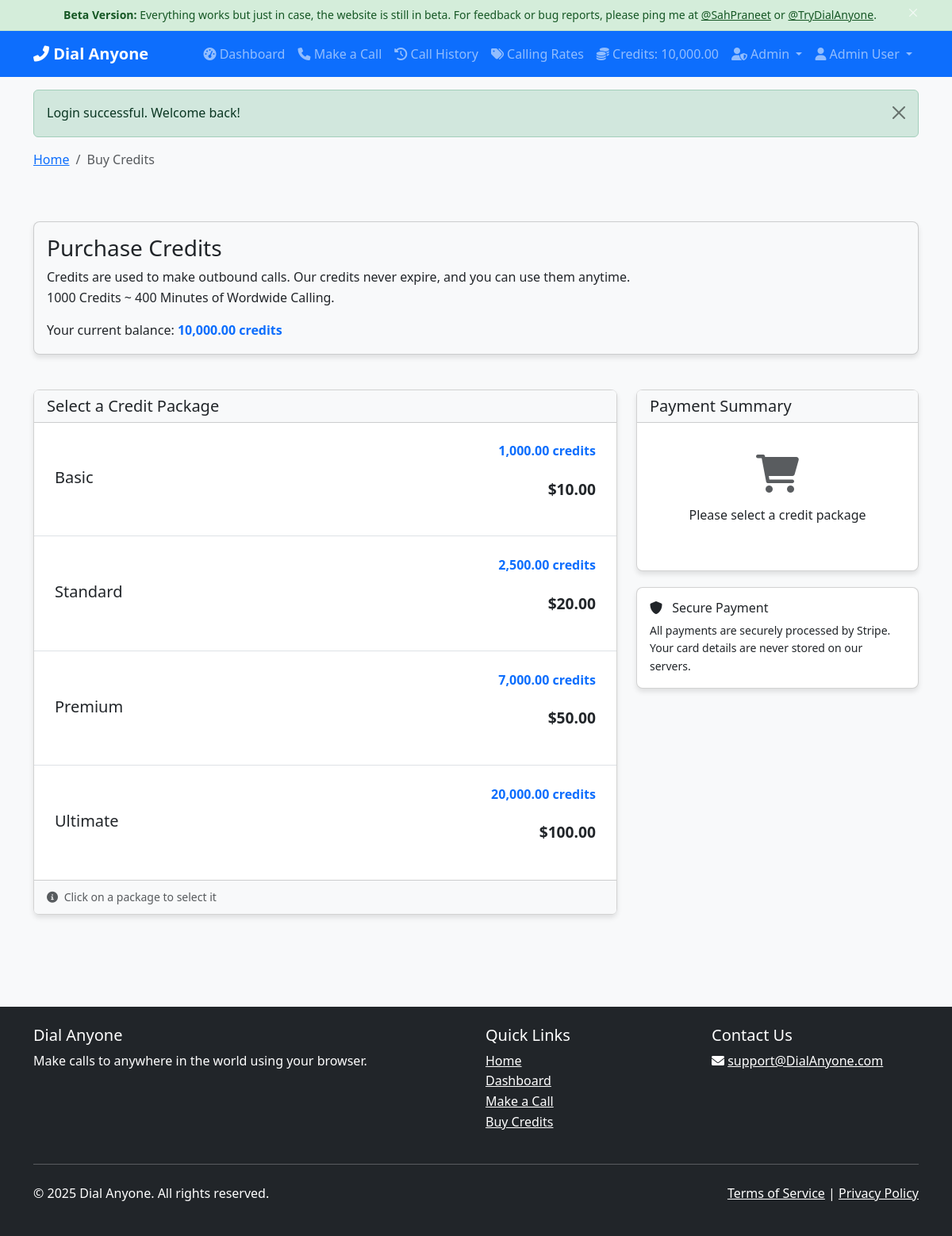
Screenshot of /index.php?page=credits (signed in) with the database file from the repository.
### tables this page shows
CREATE TABLE users (
    id INT AUTO_INCREMENT PRIMARY KEY,
    name VARCHAR(100) NOT NULL,
    email VARCHAR(100) NOT NULL UNIQUE,
    phone_number VARCHAR(20) NOT NULL UNIQUE,
    password VARCHAR(255) NOT NULL,
    credits DECIMAL(10, 2) DEFAULT 0.00,
    is_phone_verified TINYINT(1) DEFAULT 0,
    verification_code VARCHAR(10) NULL,
    auto_topup TINYINT(1) DEFAULT 0,
    topup_package INT DEFAULT 1,
    is_admin TINYINT(1) DEFAULT 0,
    created_at TIMESTAMP DEFAULT CURRENT_TIMESTAMP,
    updated_at TIMESTAMP DEFAULT CURRENT_TIMESTAMP ON UPDATE CURRENT_TIMESTAMP
);

CREATE TABLE credit_packages (
    id INT AUTO_INCREMENT PRIMARY KEY,
    name VARCHAR(50) NOT NULL,
    credits INT NOT NULL,
    price DECIMAL(10, 2) NOT NULL,
    is_active TINYINT(1) DEFAULT 1,
    created_at TIMESTAMP DEFAULT CURRENT_TIMESTAMP
);

### controllers/credits.php (called while the page is built, shortened)
<?php
$pageTitle = 'Buy Credits';
$includeStripeJs = true;
$userId = $_SESSION['user_id'];
$user = getUserById($userId);
$creditPackages = getCreditPackages();
$stripePublicKey = STRIPE_PUBLISHABLE_KEY;
$couponCode = null;
$couponDiscount = null;
$couponError = null;
renderView('payment/credits', [
    'pageTitle' => $pageTitle,
    'includeStripeJs' => $includeStripeJs,
    'stripePublicKey' => $stripePublicKey,
    'creditPackages' => $creditPackages,
    'user' => $user,
    'couponCode' => $couponCode,
    'couponDiscount' => $couponDiscount,
    'couponError' => $couponError
]);

### includes/functions.php (called while the page is built, shortened)
<?php
function formatCredits($credits) {
    return number_format($credits, 2);
}
function formatCurrency($amount, $currency = 'USD') {
    return '$' . number_format($amount, 2);
}
function getFlashMessage() {
    if (isset($_SESSION['flash_message'])) {
        $message = $_SESSION['flash_message'];
        return $message;
    }
    return null;
}
function isAuthenticated() {
    return isset($_SESSION['user_id']) && !empty($_SESSION['user_id']);
}
function isAdmin() {
    return isset($_SESSION['is_admin']) && $_SESSION['is_admin'] == 1;
}

### config/database.php (called while the page is built, shortened)
<?php
$pdo = null;
function getDbConnection() {
    global $pdo;
    if ($pdo instanceof PDO) {
        try {
            $pdo->query('SELECT 1');
            return $pdo;
        } catch (\PDOException $e) {
            $pdo = null;
        }
    }
    try {
        $dsn = "mysql:host=" . DB_HOST . ";dbname=" . DB_NAME . ";charset=" . DB_CHARSET;
        $options = [
            PDO::ATTR_ERRMODE            => PDO::ERRMODE_EXCEPTION,
            PDO::ATTR_DEFAULT_FETCH_MODE => PDO::FETCH_ASSOC,
            PDO::ATTR_EMULATE_PREPARES   => false,
            PDO::ATTR_TIMEOUT            => 5,
            PDO::MYSQL_ATTR_FOUND_ROWS   => true,
        ];
        $pdo = new PDO($dsn, DB_USER, DB_PASS, $options);
        return $pdo;
    } catch (\PDOException $e) {
        $errorMessage = date('Y-m-d H:i:s') . ' - Database connection error: ' . $e->getMessage() . "\n";
        file_put_contents(__DIR__ . '/../logs/database-log.txt', $errorMessage, FILE_APPEND);
        return null;
    }
}
function dbQuery($sql, $params = []) {
    $pdo = getDbConnection();
    try {
        $stmt = $pdo->prepare($sql);
        $stmt->execute($params);
        return $stmt;
    } catch (\PDOException $e) {
        file_put_contents(__DIR__ . '/../logs/database-log.txt',
            date('Y-m-d H:i:s') . ' - Database query error: ' . $e->getMessage() . "\n",
            FILE_APPEND
        );
        return false;
    }
}
function dbFetchRow($sql, $params = []) {
    $stmt = dbQuery($sql, $params);
    return $stmt->fetch();
}
function dbFetchAll($sql, $params = []) {
    $stmt = dbQuery($sql, $params);
    return $stmt->fetchAll();
}

### includes/auth.php (called while the page is built, shortened)
<?php
function getUserById($userId) {
    $sql = "SELECT * FROM users WHERE id = ?";
    return dbFetchRow($sql, [$userId]);
}

### models/Payment.php (called while the page is built, shortened)
<?php
function getCreditPackages($activeOnly = true) {
    if ($activeOnly) {
        $sql = "SELECT * FROM credit_packages WHERE is_active = 1 ORDER BY price ASC";
        return dbFetchAll($sql);
    } else {
        $sql = "SELECT * FROM credit_packages ORDER BY price ASC";
        return dbFetchAll($sql);
    }
}

### views/payment/credits.php (the view, shortened to what this page needs)
<div class="container py-4">
    <div class="row mb-4">
        <div class="col-12">
            <div class="card bg-light">
                <div class="card-body">
                    <h3 class="card-title">Purchase Credits</h3>
                    <p class="card-text">
                        Credits are used to make outbound calls. Our credits never expire, and you can use them anytime.
                        <br>1000 Credits ~ 400 Minutes of Wordwide Calling.
                    </p>
                    <p class="mb-0">
                        Your current balance: <strong class="text-primary"><?php echo formatCredits($user['credits']); ?> credits</strong>
                    </p>
                </div>
            </div>
        </div>
    </div>
    <div class="row">
        <div class="col-lg-8">
            <div class="card">
                <div class="card-header">
                    <h5 class="mb-0">Select a Credit Package</h5>
                </div>
                <div class="card-body p-0">
                    <div class="list-group list-group-flush package-list">
                        <?php foreach ($creditPackages as $package): ?>
                            <div class="list-group-item package-item"
                                 data-package-id="<?php echo htmlspecialchars($package['id']); ?>"
                                 data-credits="<?php echo htmlspecialchars($package['credits']); ?>"
                                 data-price="<?php echo htmlspecialchars($package['price']); ?>"
                                 data-name="<?php echo htmlspecialchars($package['name']); ?>"
                                 onclick="selectPackage(this)"
                                 role="button"
                                 tabindex="0">
                                <div class="d-flex justify-content-between align-items-center package-content">
                                    <div class="package-details">
                                        <h5 class="mb-1"><?php echo htmlspecialchars($package['name']); ?></h5>
                                    </div>
                                    <div class="package-pricing text-end">
                                        <div class="credit-amount mb-1"><?php echo formatCredits($package['credits']); ?> credits</div>
                                        <div class="package-price"><?php echo formatCurrency($package['price']); ?></div>
                                    </div>
                                </div>
                            </div>
                        <?php endforeach; ?>
                    </div>
                </div>
                <div class="card-footer bg-light">
                    <small class="text-muted">
                        <i class="fas fa-info-circle me-1"></i> Click on a package to select it
                    </small>
                </div>
            </div>
        </div>
        <div class="col-lg-4 mt-4 mt-lg-0">
            <div class="card">
                <div class="card-header">
                    <h5 class="mb-0">Payment Summary</h5>
                </div>
                <div class="card-body">
                    <div id="noPackageSelected" class="text-center py-4">
                        <i class="fas fa-shopping-cart fa-3x text-muted mb-3"></i>
                        <p>Please select a credit package</p>
                    </div>
                </div>
            </div>
            <div class="card mt-3">
                <div class="card-body">
                    <h6 class="card-title"><i class="fas fa-shield-alt me-2"></i> Secure Payment</h6>
                    <p class="card-text small mb-0">
                        All payments are securely processed by Stripe. Your card details are never stored on our servers.
                    </p>
                </div>
            </div>
        </div>
    </div>
</div>

### views/partials/header.php (shortened to what this page needs)
<!DOCTYPE html>
<html lang="en">
<head>
    <link href="https://cdn.jsdelivr.net/npm/bootstrap@5.3.0/dist/css/bootstrap.min.css" rel="stylesheet">
    <link rel="stylesheet" href="https://cdnjs.cloudflare.com/ajax/libs/font-awesome/6.0.0/css/all.min.css">
    <link rel="stylesheet" href="assets/css/style.css">
</head>
<body>
    <div id="beta-info-bar" class="beta-bar" style="position: sticky; top: 0; background-color: #d4edda; color: #155724; text-align: center; padding: 8px 0; font-size: 14px; z-index: 1030; border-bottom: 1px solid #c3e6cb; width: 100%;">
        <div class="container">
            <strong>Beta Version:</strong> Everything works but just in case, the website is still in beta. For feedback or bug reports, please ping me at <a href="https://x.com/SahPraneet" target="_blank" style="color: #155724; text-decoration: underline;">@SahPraneet</a> or <a href="https://x.com/TryDialAnyone" target="_blank" style="color: #155724; text-decoration: underline;">@TryDialAnyone</a>.
            <button type="button" class="btn-close btn-close-white" aria-label="Close" style="font-size: 10px; float: right; cursor: pointer; opacity: 0.7;" onclick="document.getElementById('beta-info-bar').style.display='none';"></button>
        </div>
    </div>
    <nav class="navbar navbar-expand-lg navbar-dark bg-primary">
        <div class="container">
            <a class="navbar-brand" href="index.php">
                <i class="fas fa-phone-alt"></i> Dial Anyone
            </a>
            <div class="collapse navbar-collapse" id="navbarNav">
                <ul class="navbar-nav ms-auto">
                    <?php if (isAuthenticated()): ?>
                        <li class="nav-item">
                            <a class="nav-link" href="index.php?page=dashboard">
                                <i class="fas fa-tachometer-alt"></i> Dashboard
                            </a>
                        </li>
                        <li class="nav-item">
                            <a class="nav-link" href="index.php?page=call">
                                <i class="fas fa-phone"></i> Make a Call
                            </a>
                        </li>
                        <li class="nav-item">
                            <a class="nav-link" href="index.php?page=call-history">
                                <i class="fas fa-history"></i> Call History
                            </a>
                        </li>
                        <li class="nav-item">
                            <a class="nav-link" href="index.php?page=calling-rates">
                                <i class="fas fa-tags"></i> Calling Rates
                            </a>
                        </li>
                        <li class="nav-item">
                            <a class="nav-link" href="index.php?page=credits">
                                <i class="fas fa-coins"></i> Credits: <?php
                                try {
                                    if (isset($_SESSION['user_id'])) {
                                        $user = getUserById($_SESSION['user_id']);
                                    }
                                } catch (Exception $e) {
                                    error_log("Error updating credits in header: " . $e->getMessage(), 0, 'logs/credits-debug.log');
                                }
                                echo formatCredits($_SESSION['user_credits'] ?? 0);
                                ?>
                            </a>
                        </li>
                        <?php if (isAdmin()): ?>
                            <li class="nav-item dropdown">
                                <a class="nav-link dropdown-toggle" href="#" id="adminDropdown" role="button" data-bs-toggle="dropdown" aria-expanded="false">
                                    <i class="fas fa-user-shield"></i> Admin
                                </a>
                            </li>
                        <?php endif; ?>
                        <li class="nav-item dropdown">
                            <a class="nav-link dropdown-toggle" href="#" id="userDropdown" role="button" data-bs-toggle="dropdown" aria-expanded="false">
                                <i class="fas fa-user"></i> <?php echo $_SESSION['user_name']; ?>
                            </a>
                        </li>
                    <?php endif; ?>
                </ul>
            </div>
        </div>
    </nav>
    <?php if ($flashMessage = getFlashMessage()): ?>
        <div class="container mt-3">
            <div class="alert alert-<?php echo $flashMessage['type']; ?> alert-dismissible fade show" role="alert">
                <?php echo $flashMessage['message']; ?>
                <button type="button" class="btn-close" data-bs-dismiss="alert" aria-label="Close"></button>
            </div>
        </div>
    <?php endif; ?>
    <?php
    $currentPage = $_GET['page'] ?? 'home';
    if ($currentPage !== 'home' && isset($pageTitle)):
    ?>
    <div class="container mt-2">
        <nav aria-label="breadcrumb">
            <ol class="breadcrumb">
                <li class="breadcrumb-item"><a href="index.php?page=home">Home</a></li>
                <li class="breadcrumb-item active" aria-current="page"><?php echo $pageTitle; ?></li>
            </ol>
        </nav>
    </div>
    <?php endif; ?>
    <main class="py-4"><?php  ?>

### assets/css/style.css (style rules this page uses)
body { font-family: 'Segoe UI', Tahoma, Geneva, Verdana, sans-serif; line-height: 1.6; color: #333; background-color: #f8f9fa; }
.navbar-brand { font-weight: bold; }
main { min-height: 70vh; }
.card { border-radius: 8px; box-shadow: 0 4px 6px rgba(0, 0, 0, 0.1); margin-bottom: 20px; transition: transform 0.3s ease; }
.card-header { font-weight: bold; background-color: #f8f9fa; }
.package-price { font-size: 36px; font-weight: bold; margin: 20px 0; }

### views/payment/credits.php (style rules this page uses)
.package-item { cursor: pointer; transition: transform 0.3s ease, box-shadow 0.3s ease, background-color 0.3s ease; border-left: 5px solid transparent; position: relative; margin-bottom: 1px; overflow: hidden; -webkit-user-select: none; -moz-user-select: none; -ms-user-select: none; user-select: none; -webkit-tap-highlight-color: rgba(0,0,0,0); }
.package-content { padding: 15px 10px; width: 100%; display: block; }
.credit-amount { font-weight: 600; color: #0d6efd; }
.package-price { font-weight: 700; font-size: 1.2rem; }

### rows the page displays
users: credits "10,000.00"
credit_packages: name "Basic", credits "1,000.00", price "$10.00"
credit_packages: name "Standard", credits "2,500.00", price "$20.00"
credit_packages: name "Premium", credits "7,000.00", price "$50.00"
credit_packages: name "Ultimate", credits "20,000.00", price "$100.00"

### other values shown
$_SESSION['user_name'] "Admin User"
$flashMessage['message'] "Login successful. Welcome back!"
$pageTitle "Buy Credits"
